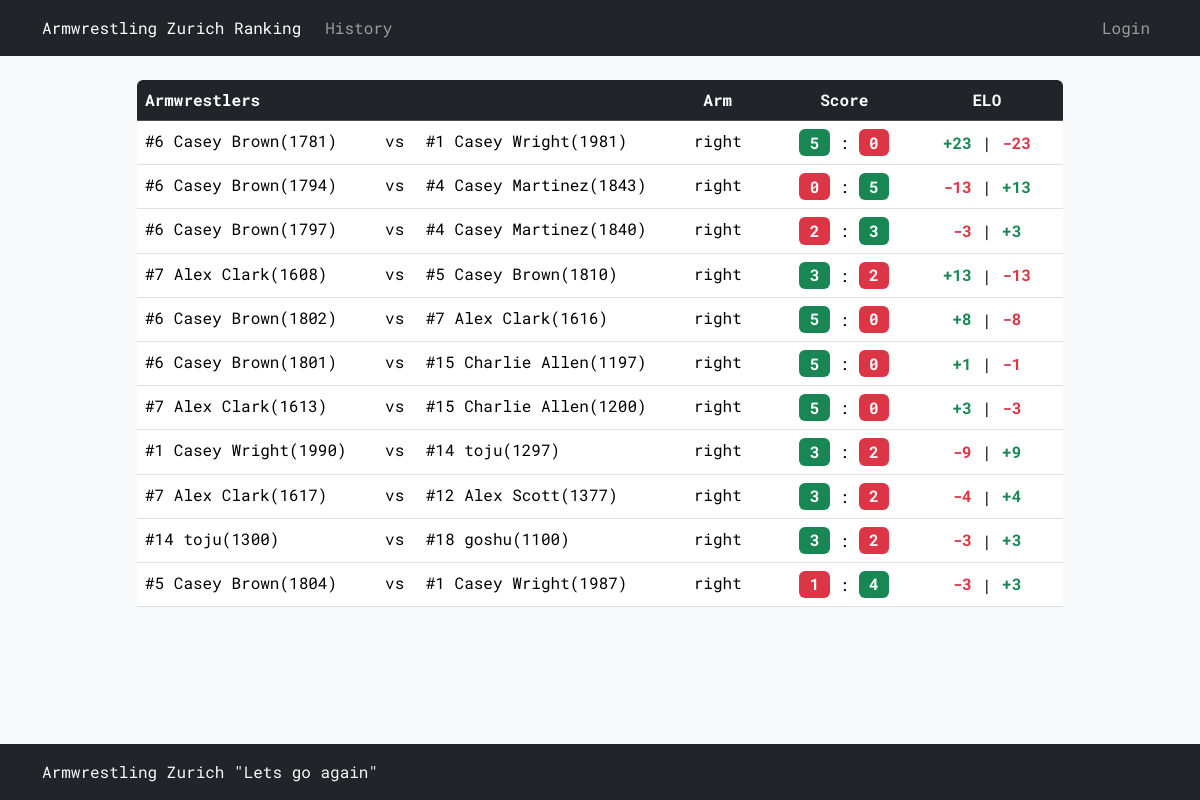
Before: /history with the older database file.
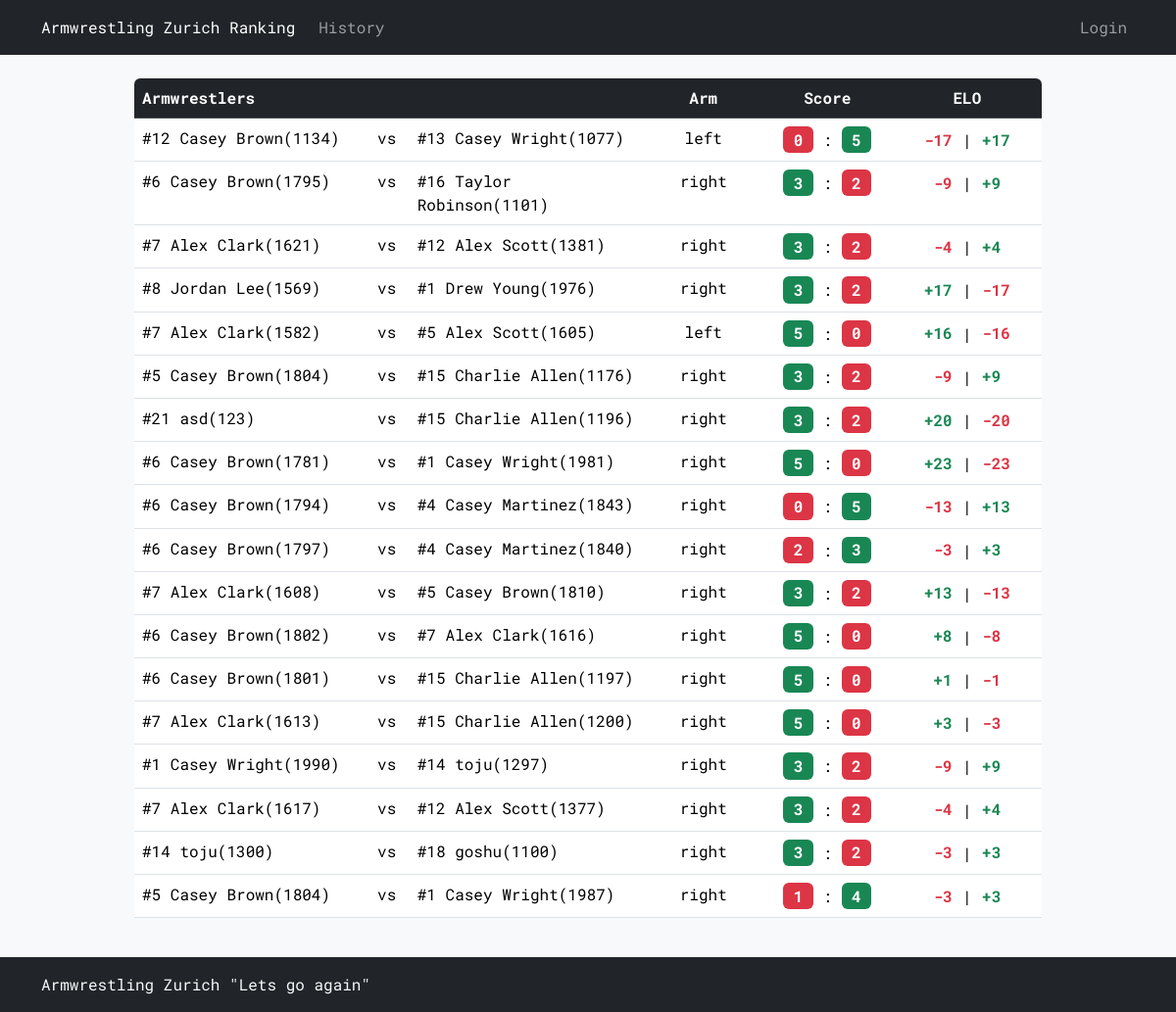
After: the same page with the newer database file.
### tables this page shows
CREATE TABLE history (
    id INTEGER PRIMARY KEY AUTOINCREMENT,
    armwrestler1_name TEXT NOT NULL,
    armwrestler2_name TEXT NOT NULL,
    arm TEXT NOT NULL CHECK (arm IN ('right', 'left')),
    armwrestler1_rank INTEGER NOT NULL,
    armwrestler2_rank INTEGER NOT NULL,
    armwrestler1_elo INTEGER NOT NULL,
    armwrestler2_elo INTEGER NOT NULL,
    armwrestler1_score INTEGER NOT NULL,
    armwrestler2_score INTEGER NOT NULL,
    armwrestler1_elo_diff INTEGER NOT NULL,
    armwrestler2_elo_diff INTEGER NOT NULL,
    date DATETIME DEFAULT CURRENT_TIMESTAMP,
    FOREIGN KEY (armwrestler1_name) REFERENCES armwrestlers(name),
    FOREIGN KEY (armwrestler2_name) REFERENCES armwrestlers(name)
);

### armelo_app.py (the view)
@app.route("/history")
def history():
    history = db_execute('SELECT * FROM history ORDER BY id DESC LIMIT 20')
    colors = []
    for record in history:
        armwrestler_1_diff_format, armwrestler_2_diff_format = record[10], record[11]
        armwrestler_1_score_color, armwrestler_2_score_color = record[8], record[9]
        armwrestler_1_diff_format, armwrestler_1_diff_color = (f"+{armwrestler_1_diff_format}", "text-success") if armwrestler_1_diff_format > 0 else ((str(armwrestler_1_diff_format), "text-danger") if armwrestler_1_diff_format < 0 else ("0", "text-secondary"))
        armwrestler_2_diff_format, armwrestler_2_diff_color = (f"+{armwrestler_2_diff_format}", "text-success") if armwrestler_2_diff_format > 0 else ((str(armwrestler_2_diff_format), "text-danger") if armwrestler_2_diff_format < 0 else ("0", "text-secondary"))
        armwrestler_1_score_color, armwrestler_2_score_color = ("bg-success", "bg-danger") if armwrestler_1_score_color > armwrestler_2_score_color else (("bg-danger", "bg-success") if armwrestler_1_score_color < armwrestler_2_score_color else ("bg-secondary", "bg-secondary"))
        colors.append((armwrestler_1_score_color, armwrestler_2_score_color, armwrestler_1_diff_color, armwrestler_2_diff_color, armwrestler_1_diff_format, armwrestler_2_diff_format))
    return render_template('history.html', history=history, colors=colors)

### armelo_app.py (called while the page is built)
def get_db():
    db = getattr(g, '_database', None)
    if db is None:
        db = g._database = sqlite3.connect(DATABASE)
    return db

def db_execute(query, *args):
    db = get_db()
    cur = db.cursor()
    cur.execute(query, args)
    if query.strip().upper().startswith("SELECT"):
        rv = cur.fetchall()
        cur.close()
        return rv
    else:
        db.commit()
        cur.close()

@app.context_processor
def inject_user():
    username = session.get('username')
    return dict(username=username)

### templates/history.html (shortened to what this page needs)
{% extends "layout.html" %}
{% block content %}
<div class="table-responsive rounded">
    <table class="table">
        <thead class="table-dark">
            <tr>
                <th style="width: 20%;">Armwrestlers</th>
                <th style="width: 2%;"></th>
                <th style="width: 20%;"></th>
                <th class='text-center' style="width: 10%;">Arm</th>
                <th class='text-center' style="width: 10%;">Score</th>
                <th class='text-center' style="width: 10%;">ELO</th>
            </tr>
        </thead>
        <tbody>
            {% for record in history %}
            <tr>
                <td style="width: 20%;">#{{ record[4] }} {{ record[1] }}({{ record[6] }})</td>
                <td style="width: 2%;"> vs </td>
                <td style="width: 20%;">#{{ record[5] }} {{ record[2] }}({{ record[7] }})</td>
                <td class='text-center' style="width: 10%;">{{ record[3] }}</td>
                <td class='text-nowrap text-center' style="width: 10%;">
                    <span class="fs-6 badge {{ colors[loop.index - 1][0] }}">{{ record[8] }}</span> :
                    <span class="fs-6 badge {{ colors[loop.index - 1][1] }}">{{ record[9] }}</span>
                </td>
                <td class='text-nowrap text-center' style="width: 10%;">
                    <span class="fs-6 badge {{ colors[loop.index - 1][2] }}">{{ colors[loop.index - 1][4] }}</span>|<span class="fs-6 badge {{ colors[loop.index - 1][3] }}">{{ colors[loop.index - 1][5] }}</span>
                </td>
            </tr>
            {% endfor %}
        </tbody>
    </table>
</div>
{% endblock %}

Changed rows visible on the page:
added history: armwrestler1_rank "12", armwrestler1_name "Casey Brown", armwrestler1_elo "1134", armwrestler2_rank "13", armwrestler2_name "Casey Wright", armwrestler2_elo "1077", arm "left", armwrestler1_score "0", armwrestler2_score "5", armwrestler1_elo_diff "-17", colors "+17"
added history: armwrestler1_rank "6", armwrestler1_name "Casey Brown", armwrestler1_elo "1795", armwrestler2_rank "16", armwrestler2_name "Taylor Robinson", armwrestler2_elo "1101", arm "right", armwrestler1_score "3", armwrestler2_score "2", armwrestler1_elo_diff "-9", colors "+9"
added history: armwrestler1_rank "7", armwrestler1_name "Alex Clark", armwrestler1_elo "1621", armwrestler2_rank "12", armwrestler2_name "Alex Scott", armwrestler2_elo "1381", arm "right", armwrestler1_score "3", armwrestler2_score "2", armwrestler1_elo_diff "-4", colors "+4"
added history: armwrestler1_rank "8", armwrestler1_name "Jordan Lee", armwrestler1_elo "1569", armwrestler2_rank "1", armwrestler2_name "Drew Young", armwrestler2_elo "1976", arm "right", armwrestler1_score "3", armwrestler2_score "2", colors "+17", armwrestler2_elo_diff "-17"
added history: armwrestler1_rank "7", armwrestler1_name "Alex Clark", armwrestler1_elo "1582", armwrestler2_rank "5", armwrestler2_name "Alex Scott", armwrestler2_elo "1605", arm "left", armwrestler1_score "5", armwrestler2_score "0", colors "+16", armwrestler2_elo_diff "-16"
added history: armwrestler1_rank "5", armwrestler1_name "Casey Brown", armwrestler1_elo "1804", armwrestler2_rank "15", armwrestler2_name "Charlie Allen", armwrestler2_elo "1176", arm "right", armwrestler1_score "3", armwrestler2_score "2", armwrestler1_elo_diff "-9", colors "+9"
added history: armwrestler1_rank "21", armwrestler1_name "asd", armwrestler1_elo "123", armwrestler2_rank "15", armwrestler2_name "Charlie Allen", armwrestler2_elo "1196", arm "right", armwrestler1_score "3", armwrestler2_score "2", colors "+20", armwrestler2_elo_diff "-20"
